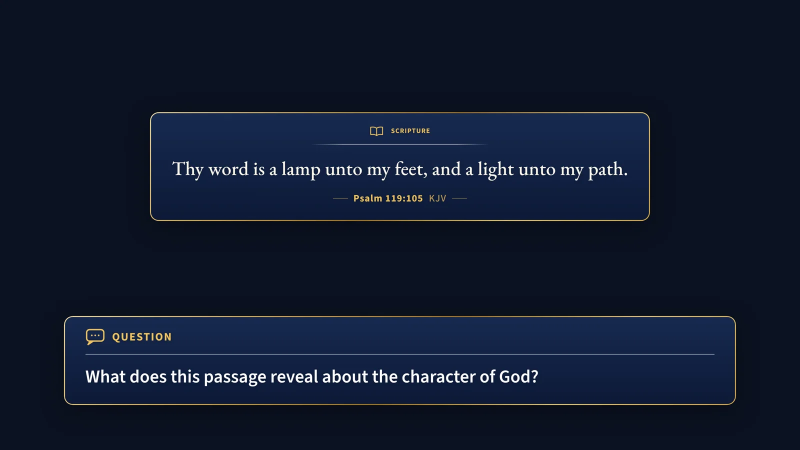
#> input picture docs/images/presentation-window.webp, 1600 x 900 px, given in place of .studio.png, which was not available (shown at 1/2 size)
$ python make_product_shots.py
#> lines starting #> are read from the running program, lines starting #| are printed output that depends on the picture
"""FrameDecks 9.6 - the website's pictures of the program, captured from the running program.

The landing page shows the Studio (hosted/public/product/studio.webp, 1200 x 480) and the user guide shows the
Command Center (docs/guide/images/command-center.png) and its live remote (docs/guide/images/spotlight-remote.png). Both are real screens, so the website shows what people
get. Run it after a visible change to the Studio or to Spotlight:

    python src/server.py --no-browser          # in one window, with a fresh data folder (KC_DATA_DIR: the starter Frames)
    python tools/make_product_shots.py         # in another (needs: pip install playwright pillow)

Options: --url (default http://localhost:8750), --chromium <path to a Chromium executable>.
"""
import argparse
import asyncio
from pathlib import Path

ROOT = Path(__file__).resolve().parent.parent
STUDIO = ROOT / "hosted/public/product/studio.webp"
SPOTLIGHT = ROOT / "docs/guide/images/spotlight-remote.png"
COMMAND_CENTER = ROOT / "docs/guide/images/command-center.png"
ANNOTATE = ROOT / "hosted/public/product/annotate.webp"        # 26.11.2 the landing's "Point it out" tab
CC_WEB = ROOT / "hosted/public/product/cc-bar.webp"    # 26.11.3 new names: the old ones are cached with their desktop behind; 26.11.2 the landing's Command Center tab (from the guide's picture)
CC_LIVE_WEB = ROOT / "hosted/public/product/cc-control.webp"
PHONE_SHOT = ROOT / "docs/guide/images/remote-simple.png"        # the phone remote (tests/visual/help-shots.mjs)
PHONE_WEB = ROOT / "hosted/public/product/phone-remote.webp"      # 26.11.2 the landing's phone chapter
GUIDE_ANNOTATE = ROOT / "docs/guide/images/annotate.png"        # 26.11.2 the user guide's other pictures, from the program
GUIDE_PALETTE = ROOT / "docs/guide/images/command-palette.png"
GUIDE_REMOTE = ROOT / "docs/guide/images/remote-simple.png"
GUIDE_REMOTE_DRAW = ROOT / "docs/guide/images/remote-annotate.png"
GUIDE_STUDIO = ROOT / "docs/guide/images/studio.png"            # 26.11.2 the Studio with its content area (user guide)
GUIDE_EDIT = ROOT / "docs/guide/images/canvas-edit.png"         # 26.11.2 editing a card on the live preview: a draft
TMP = ROOT / "hosted/public/product/.studio.png"          # the full-quality capture (not committed)
QUIET = ("window.KCOnboarding && window.KCOnboarding.close();"
         "document.querySelectorAll('.gd-panel, .gd-spot, .gd-tip, .app-modal-back, .onb, .toast').forEach(e => e.remove())")


BACKDROP = ("document.documentElement.classList.add('kc-glass');"
            "document.documentElement.style.background = 'linear-gradient(160deg,#6b5fa8 0%,#c58a7a 45%,#2c3e66 75%,#16213b 100%)'")


async def command_center(b, base):
    """9.10 the Command Center over a desktop-like picture (the window itself is see-through): the bar and its four
    chips, then Control while a Frame is live."""
    sp = await b.new_page(viewport={"width": 820, "height": 270}, device_scale_factor=2, reduced_motion="reduce")
    await sp.goto(base + "/spotlight.html")
    await sp.wait_for_timeout(1500)
    await sp.evaluate(BACKDROP)
    await sp.hover(".pal-top")                   # 9.11 the chips fold away under the bar; pointing at the bar shows them
    await sp.wait_for_timeout(300)
    await sp.screenshot(path=str(COMMAND_CENTER), animations="disabled")
    await sp.set_viewport_size({"width": 820, "height": 720})
    await sp.evaluate("KCStore.update(n => { KCScenes.take(n, KCScenes.order(n)[0].id, null); })")
    await sp.wait_for_timeout(800)
    await sp.keyboard.press("Alt+3")
    await sp.wait_for_timeout(1200)
    await sp.screenshot(path=str(SPOTLIGHT), animations="disabled")
    await sp.evaluate("KCStore.update(n => { KCScenes.hideAll(n); n.live.scene = ''; })")
    await sp.wait_for_timeout(400)


async def command_center_web(b, base):
    """26.11.2 the website's Command Center pictures with nothing behind them (transparent): the see-through window sits
    on the website's own background, as it sits on whatever app is open (the guide's pictures keep their desktop)."""
    sp = await b.new_page(viewport={"width": 820, "height": 270}, device_scale_factor=2, reduced_motion="reduce")
    await sp.goto(base + "/spotlight.html")
    await sp.wait_for_timeout(1500)
    await sp.evaluate("document.documentElement.classList.add('kc-glass');"
                      "for (const e of [document.documentElement, document.body]) e.style.background = 'transparent'")
    await sp.hover(".pal-top")
    await sp.wait_for_timeout(300)
    from PIL import Image
    tmp = CC_WEB.with_suffix(".png")
    await sp.screenshot(path=str(tmp), animations="disabled", omit_background=True)
    im = Image.open(tmp).convert("RGBA")
    im.resize((820, round(820 * im.height / im.width)), Image.LANCZOS).save(CC_WEB, "WEBP", quality=88, method=6)
    await sp.set_viewport_size({"width": 820, "height": 720})
    await sp.evaluate("KCStore.update(n => { KCScenes.take(n, KCScenes.order(n)[0].id, null); })")
    await sp.wait_for_timeout(800)
    await sp.keyboard.press("Alt+3")
    await sp.wait_for_timeout(1200)
    await sp.screenshot(path=str(tmp), animations="disabled", omit_background=True)
    im = Image.open(tmp).convert("RGBA")
    im.resize((820, round(820 * im.height / im.width)), Image.LANCZOS).save(CC_LIVE_WEB, "WEBP", quality=88, method=6)
    tmp.unlink()
    await sp.evaluate("KCStore.update(n => { KCScenes.hideAll(n); n.live.scene = ''; })")
    await sp.wait_for_timeout(400)
    await sp.close()


async def guide_studio(b, base):
    """26.11.2 the user guide's Studio (live, the question cards under the preview) and a card edited on the live
    preview (the draft with Update screen)."""
    pg = await b.new_page(viewport={"width": 1600, "height": 900}, reduced_motion="reduce")
    await pg.add_init_script("try { localStorage.setItem('kc-pv-hint', '1') } catch (e) {}")
    await pg.goto(base + "/dashboard.html")
    await pg.wait_for_timeout(1500)
    await pg.evaluate(QUIET)
    await pg.evaluate("KCStore.update(n => { KCScenes.take(n, KCScenes.order(n)[0].id, null); })")
    await pg.wait_for_timeout(1200)
    await pg.evaluate(QUIET)
    await pg.evaluate("(() => { const s = KCScenes.order(KCStore.get())[0]; const q = (s.layers || []).find(l => l.kind === 'question');"
                      " if (q) KCWorkspace.select(s.id, q.id); })()")
    await pg.wait_for_timeout(800)
    await pg.mouse.move(1, 1)
    await pg.screenshot(path=str(GUIDE_STUDIO), animations="disabled")
    box = await pg.evaluate("""(() => { const f = document.getElementById('program-frame'), r = f.getBoundingClientRect(), s = r.width / 1920;
        const c = f.contentDocument.querySelector('.card-question:not(.out)'); if (!c) return null; const b = c.getBoundingClientRect();
        return {x: r.left + (b.left + b.width / 2) * s, y: r.top + (b.top + b.height * .7) * s, top: r.top}; })()""")
    if box:
        await pg.mouse.dblclick(box["x"], box["y"])
        await pg.wait_for_timeout(500)
        await pg.screenshot(path=str(GUIDE_EDIT), animations="disabled", clip={"x": 304, "y": 58, "width": 1296, "height": 560})
        await pg.keyboard.press("Escape")
    await pg.close()


async def annotate(b, base):
    """26.11.2 the landing's "Point it out": live, a gold underline drawn under the question and the Spotlight on a word."""
    pg = await b.new_page(viewport={"width": 1600, "height": 900}, device_scale_factor=2, reduced_motion="reduce")
    await pg.add_init_script("try { localStorage.setItem('kc-pv-hint', '1'); localStorage.setItem('kc-layout', JSON.stringify("
                             "{left: 300, canvas: 85, scenes: 58, c: {insp: true}})) } catch (e) {}")
    await pg.goto(base + "/dashboard.html")
    await pg.wait_for_timeout(1500)
    await pg.evaluate(QUIET)
    await pg.evaluate("KCStore.update(n => { KCScenes.take(n, KCScenes.order(n)[0].id, null); })")
    await pg.wait_for_timeout(1200)
    await pg.keyboard.press("d")
    await pg.wait_for_timeout(500)
    r = await pg.evaluate("(() => { const e = document.getElementById('program').getBoundingClientRect(); return {x: e.x, y: e.y, w: e.width, h: e.height}; })()")
    await pg.mouse.move(r["x"] + r["w"] * 0.22, r["y"] + r["h"] * 0.86)
    await pg.mouse.down()
    for i in range(21):
        await pg.mouse.move(r["x"] + r["w"] * (0.22 + i * 0.012), r["y"] + r["h"] * 0.86)
    await pg.mouse.up()
    await pg.evaluate("window.KCAnnotate.spotAtPicture(0.47, 0.30)")
    await pg.wait_for_timeout(700)
    tmp = ANNOTATE.with_suffix(".png")
    await pg.screenshot(path=str(tmp), clip={"x": 320, "y": 116, "width": 1266, "height": 620})
    await pg.keyboard.press("Escape")
    await pg.close()
    from PIL import Image
    im = Image.open(tmp).convert("RGB")
    im.resize((1000, round(1000 * im.height / im.width)), Image.LANCZOS).save(ANNOTATE, "WEBP", quality=86, method=6)
    tmp.unlink()


async def guide_more(b, base):
    """26.11.2 the rest of the user guide's pictures: Annotate on the live picture (a pen line and a rectangle), the
    command palette with "bible" typed, and the phone remote upright and sideways while drawing."""
    pg = await b.new_page(viewport={"width": 1600, "height": 900}, reduced_motion="reduce")
    await pg.add_init_script("try { localStorage.setItem('kc-pv-hint', '1'); localStorage.setItem('kc-layout', JSON.stringify("
                             "{left: 300, canvas: 85, scenes: 58, c: {insp: true}})) } catch (e) {}")
    await pg.goto(base + "/dashboard.html")
    await pg.wait_for_timeout(1500)
    await pg.evaluate(QUIET)
    await pg.evaluate("KCStore.update(n => { KCScenes.take(n, KCScenes.order(n)[0].id, null); })")
    await pg.wait_for_timeout(1200)
    # Annotate: a pen line across the picture, then a rectangle around the question
    await pg.keyboard.press("d")
    await pg.wait_for_timeout(500)
    r = await pg.evaluate("(() => { const e = document.getElementById('program').getBoundingClientRect(); return {x: e.x, y: e.y, w: e.width, h: e.height}; })()")
    pt = lambda fx, fy: (r["x"] + r["w"] * fx, r["y"] + r["h"] * fy)  # noqa: E731
    await pg.mouse.move(*pt(0.18, 0.62))
    await pg.mouse.down()
    for i, (fx, fy) in enumerate([(0.24, 0.58), (0.3, 0.64), (0.36, 0.57), (0.42, 0.63), (0.48, 0.56), (0.54, 0.62)]):
        await pg.mouse.move(*pt(fx, fy), steps=4)
    await pg.mouse.up()
    await pg.keyboard.press("r")
    await pg.mouse.move(*pt(0.62, 0.18))
    await pg.mouse.down()
    await pg.mouse.move(*pt(0.86, 0.4), steps=8)
    await pg.mouse.up()
    await pg.wait_for_timeout(500)
    await pg.screenshot(path=str(GUIDE_ANNOTATE), clip={"x": 320, "y": 70, "width": 1266, "height": 620})
    await pg.keyboard.press("Escape")
    await pg.evaluate("KCStore.update(n => { n.live.ink = {items: []}; })")
    await pg.wait_for_timeout(400)
    # the command palette
    await pg.keyboard.press("Control+k")
    await pg.wait_for_timeout(500)
    await pg.keyboard.type("bible", delay=40)
    await pg.wait_for_timeout(700)
    await pg.screenshot(path=str(GUIDE_PALETTE))
    await pg.keyboard.press("Escape")
    # the phone remote, upright (a Frame is live), then sideways with Draw open
    ph = await b.new_page(viewport={"width": 390, "height": 844}, device_scale_factor=2, is_mobile=True, has_touch=True, reduced_motion="reduce")
    await ph.goto(base + "/remote.html")
    await ph.wait_for_selector("#app:not([hidden])")
    await ph.wait_for_timeout(1500)
    await ph.screenshot(path=str(GUIDE_REMOTE))
    await ph.set_viewport_size({"width": 844, "height": 390})
    await ph.wait_for_timeout(800)
    await ph.evaluate("document.getElementById('pic-draw')?.click() || document.getElementById('t-draw')?.click()")
    await ph.wait_for_timeout(900)
    c = await ph.evaluate("(() => { const e = document.querySelector('.dr-canvas, #dr-canvas, canvas'); if (!e) return null; const r = e.getBoundingClientRect(); return {x: r.x, y: r.y, w: r.width, h: r.height}; })()")
    if c:
        await ph.mouse.move(c["x"] + c["w"] * 0.15, c["y"] + c["h"] * 0.42)
        await ph.mouse.down()
        for fx, fy in [(0.22, 0.38), (0.3, 0.45), (0.38, 0.37), (0.46, 0.44), (0.54, 0.36)]:
            await ph.mouse.move(c["x"] + c["w"] * fx, c["y"] + c["h"] * fy, steps=4)
        await ph.mouse.up()
        await ph.wait_for_timeout(600)
    await ph.screenshot(path=str(GUIDE_REMOTE_DRAW))
    await ph.close()
    await pg.evaluate("KCStore.update(n => { n.live.ink = {items: []}; KCScenes.hideAll(n); n.live.scene = ''; })")
    await pg.wait_for_timeout(400)
    await pg.close()


def web_copies():
    """26.11.2 the phone remote's picture (from the guide's), as a small webp for the landing."""
    from PIL import Image
    im = Image.open(PHONE_SHOT).convert("RGB")
    im.resize((390, round(390 * im.height / im.width)), Image.LANCZOS).save(PHONE_WEB, "WEBP", quality=86, method=6)


async def capture(base, chromium, guide_only=False):
    from playwright.async_api import async_playwright
    async with async_playwright() as p:
        b = await p.chromium.launch(**({"executable_path": chromium} if chromium else {}))
        if guide_only:
            await command_center(b, base)
            await guide_studio(b, base)
            await b.close()
            return
        # the Studio, live, at 1600 x 640 (the landing's 2.5 : 1), scaled to 1200 x 480 below
        pg = await b.new_page(viewport={"width": 1600, "height": 640}, device_scale_factor=2, reduced_motion="reduce")
        # the picture's layout (this browser only, never the program's own). 26.11.2: the content area under the preview
        # is shown (the question cards of the live Frame), so the website shows the Studio as people use it
        await pg.add_init_script("try { localStorage.setItem('kc-layout', JSON.stringify({left: 300, canvas: 68, scenes: 58,"
                                 " c: {}})); localStorage.setItem('kc-pv-hint', '1') } catch (e) {}")
        await pg.goto(base + "/dashboard.html")
        await pg.wait_for_timeout(1500)
        await pg.evaluate(QUIET)
        # 26.11.13 the website shows the Studio in Advanced (owner's choice): every control, the status tiles, In this Frame
        await pg.evaluate("window.KCSimpleMode && window.KCSimpleMode.set('advanced')")
        await pg.wait_for_timeout(600)
        await pg.click("#cb-take")
        await pg.wait_for_timeout(1500)
        await pg.evaluate(QUIET)
        btn = pg.get_by_role("button", name="Hide preview")      # the Up next card folds away
        if await btn.count():
            await btn.first.click()
        await pg.evaluate("(() => { const s = KCScenes.order(KCStore.get())[0]; const q = (s.layers || []).find(l => l.kind === 'question');"
                          " if (q) KCWorkspace.select(s.id, q.id); })()")
        await pg.wait_for_timeout(600)
        await pg.mouse.move(1, 1)
        await pg.wait_for_timeout(300)
        await pg.screenshot(path=str(TMP), animations="disabled")
        # 26.11.13 where the landing's flowchart cards land (hosted/src/components/landing/tour.tsx CARDS[].to, in
        # studio.webp's own pixels: this capture scaled by 0.75)
        spots = await pg.evaluate("""(() => { const r = e => { if (!e) return null; const b = e.getBoundingClientRect(); return [b.x, b.y, b.width, b.height].map(v => Math.round(v * 0.75)); };
            const f = document.getElementById('program-frame'), fb = f && f.getBoundingClientRect(), k = fb ? fb.width / 1920 : 0;
            const v = f && f.offsetParent && f.contentDocument && f.contentDocument.querySelector('.card-verse:not(.out), .card-scripture:not(.out)');
            const st = document.querySelector('#tab-studio:not([hidden]) .s2-stage');
            let verse = null; if (st) { const b = st.getBoundingClientRect(); verse = [b.x + b.width * .19, b.y + b.height * .25, b.width * .62, b.height * .24].map(x => Math.round(x * 0.75)); }
            if (v) { const b = v.getBoundingClientRect(); verse = [fb.x + b.x * k, fb.y + b.y * k, b.width * k, b.height * k].map(x => Math.round(x * 0.75)); }
            const qc = f && f.offsetParent && f.contentDocument && f.contentDocument.querySelector('.card-question:not(.out)');
            let qcard = null; if (qc) { const b = qc.getBoundingClientRect(); qcard = [fb.x + b.x * k, fb.y + b.y * k, b.width * k, b.height * k].map(x => Math.round(x * 0.75)); }
            return {frame: r(document.querySelector('#scene-list li')), decks: [...document.querySelectorAll('#layer-list li')].slice(0, 2).map(r),
              verse, qcard, questions: [...document.querySelectorAll('.fl-list.fl-questions .item')].slice(0, 3).map(r)}; })()""")   # 26.11.52 qcard: the question on the preview (the list is behind Show text fields)
        print("landing card spots (tour.tsx CARDS[].to):", spots)
        await command_center(b, base)       # 9.9 the Command Center, in the dark theme
        await command_center_web(b, base)   # 26.11.2 and with nothing behind it, for the website
        await guide_studio(b, base)
        await annotate(b, base)
        await guide_more(b, base)
        await b.close()


def main():
    ap = argparse.ArgumentParser(description=__doc__.split("\n")[0])
    ap.add_argument("--url", default="http://localhost:8750")
    ap.add_argument("--chromium", default=None)
    ap.add_argument("--guide-only", action="store_true", help="only the user guide's Command Center pictures")
    a = ap.parse_args()
    asyncio.run(capture(a.url.rstrip("/"), a.chromium, a.guide_only))
#> (the call stopped at `async def capture(base, chromium, guide_only=False): from playwright.a..`: playwright is not available in this run)
    if a.guide_only:
        print("wrote", COMMAND_CENTER.relative_to(ROOT), "and", SPOTLIGHT.relative_to(ROOT))
        return
    from PIL import Image
    Image.open(TMP).convert("RGB").resize((1200, 480), Image.LANCZOS).save(STUDIO, "WEBP", quality=88, method=6)
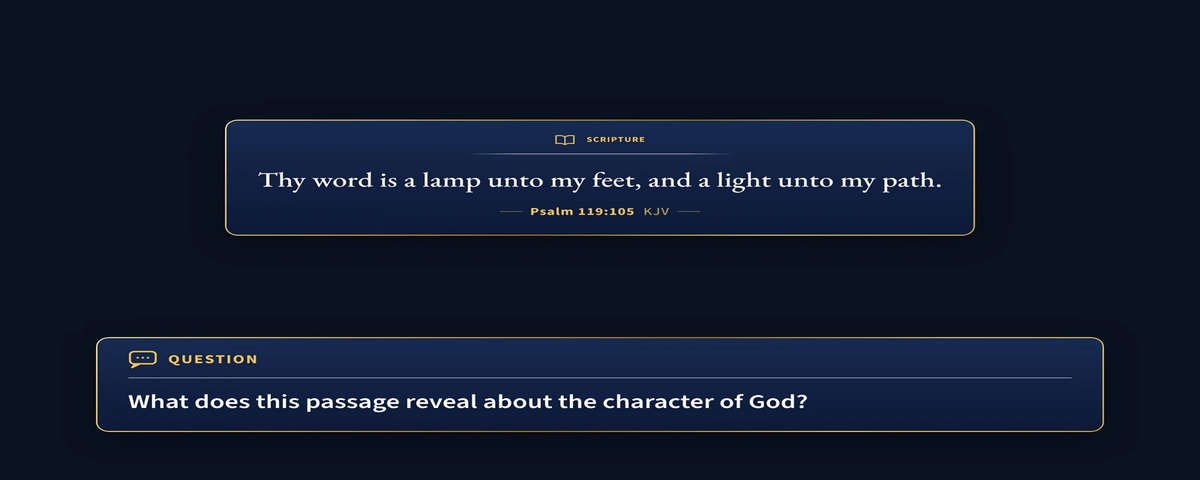
#> saved as studio.webp: PIL image 1200x480 RGB; mean R, G, B 17, 26.1, 45.8
    web_copies()
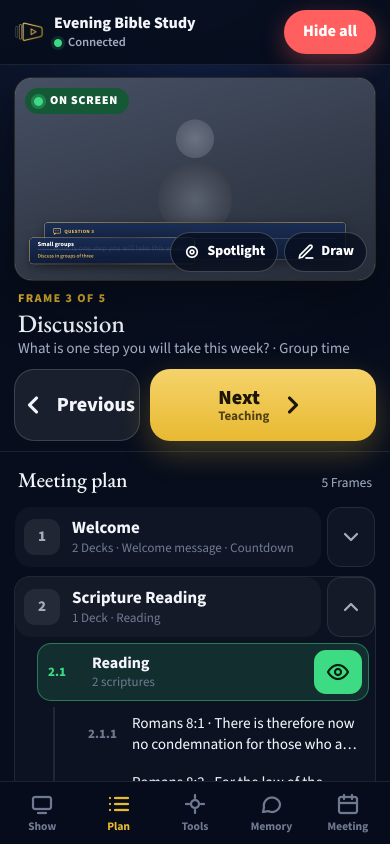
#> input picture docs/guide/images/remote-simple.png, 780 x 1688 px (shown at 1/2 size)
#> in web_copies, im is the input picture: PIL image 780x1688 RGB; mean R, G, B 40.1, 44.9, 51.3
#> in web_copies, `im.resize((390, round(390 * im.height / im.width)), Image.LANCZOS).sav..`:
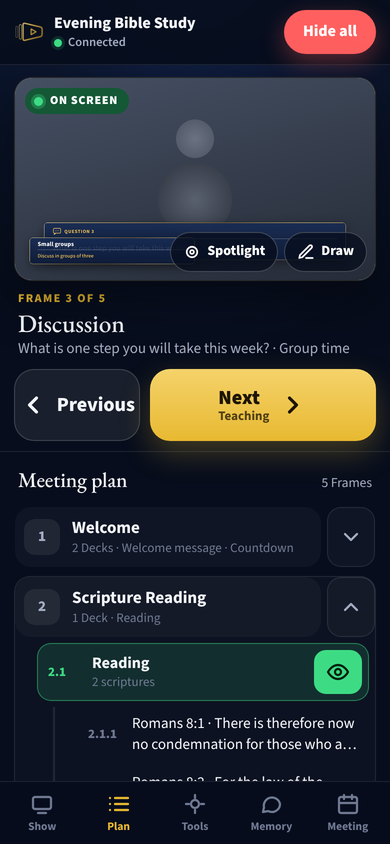
#> saved as phone-remote.webp: PIL image 390x844 RGB; mean R, G, B 40.1, 44.9, 51.2
    TMP.unlink()
    print("wrote", STUDIO.relative_to(ROOT), "and", SPOTLIGHT.relative_to(ROOT))


if __name__ == "__main__":
    main()
